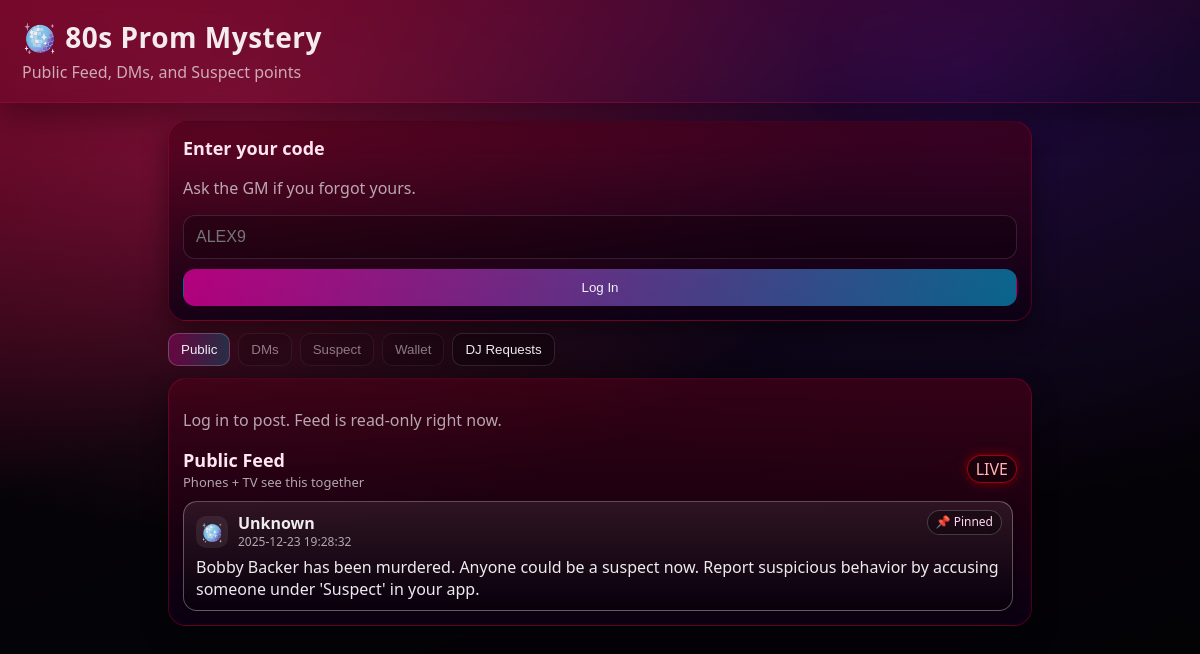
Page /app on the committed database.
### tables this page shows
CREATE TABLE messages (
            id INTEGER PRIMARY KEY AUTOINCREMENT,
            type TEXT NOT NULL,
            sender_id INTEGER,
            recipient_id INTEGER,
            body TEXT NOT NULL,
            is_anonymous INTEGER NOT NULL DEFAULT 0,
            is_read INTEGER NOT NULL DEFAULT 0,
            pinned INTEGER NOT NULL DEFAULT 0,
            ts DATETIME DEFAULT CURRENT_TIMESTAMP,
            FOREIGN KEY(sender_id) REFERENCES characters(id),
            FOREIGN KEY(recipient_id) REFERENCES characters(id)
        );

### app.py (the view, shortened to what this page needs)
@app.route("/app")
def player_app():
    character = get_logged_in_character()
    conn = get_db()
    phase_two = is_phase_two(conn)
    characters = conn.execute("""
        SELECT * FROM characters
        ORDER BY is_alive DESC, suspect_score DESC, id ASC
    """).fetchall()
    queued_files = {
        row["song_filename"]
        for row in conn.execute("""
            SELECT song_filename FROM jukebox_queue
            WHERE status IN ('queued', 'playing')
        """).fetchall()
    }
    dm_threads = []
    wallet_pending = []
    wallet_notifications = []
    wallet_pending_count = 0
    conn.close()
    public_messages = fetch_public_messages()
    songs = get_song_catalog()
    for s in songs:
        s["queued"] = s["filename"] in queued_files
    selected_dm = request.args.get("dm", type=int)
    error = request.args.get("error")
    tab = request.args.get("tab") or "feed"
    cooldown_remaining = 0
    thread_messages = []
    dm_unread_total = sum(t["unread_count"] for t in dm_threads) if character else 0
    selected_dm_name = None
    selected_dm_role = None
    selected_dm_avatar = None
    return render_template(
        "app.html",
        character=character,
        characters=characters,
        messages=public_messages,
        error=error,
        selected_dm=selected_dm,
        thread_messages=thread_messages,
        tab=tab,
        dm_threads=dm_threads,
        dm_unread_total=dm_unread_total,
        selected_dm_name=selected_dm_name,
        selected_dm_role=selected_dm_role,
        selected_dm_avatar=selected_dm_avatar,
        cooldown_remaining=cooldown_remaining,
        songs=songs,
        wallet_pending=wallet_pending,
        wallet_notifications=wallet_notifications,
        wallet_pending_count=wallet_pending_count,
        phase_two=phase_two,
    )

### app.py (called while the page is built, shortened)
def get_db():
    conn = sqlite3.connect(DB_PATH)
    conn.row_factory = sqlite3.Row
    conn.execute("PRAGMA foreign_keys = ON")
    return conn

def get_logged_in_character():
    char_id = session.get("character_id")
    if not char_id:
        return None

def is_phase_two(conn=None):
    owns_conn = False
    if conn is None:
        conn = get_db()
        owns_conn = True
    row = conn.execute("SELECT COUNT(*) AS cnt FROM characters WHERE is_alive = 0").fetchone()
    if owns_conn:
        conn.close()
    return bool(row and row["cnt"] > 0)

def fetch_public_messages(limit=50):
    conn = get_db()
    rows = conn.execute("""
        SELECT m.*, c.name AS sender_name, c.avatar_emoji
        FROM messages m
        LEFT JOIN characters c ON m.sender_id = c.id
        WHERE m.type = 'public'
        ORDER BY m.pinned DESC, m.ts DESC, m.id DESC
        LIMIT ?
    """, (limit,)).fetchall()
    conn.close()
    return rows

def get_song_catalog():
    if not JUKEBOX_DIR.exists():
        return []
    songs = []
    for path in JUKEBOX_DIR.iterdir():
        if not path.is_file():
            continue
        if path.suffix.lower() not in {".mp3", ".wav", ".ogg"}:
            continue
    songs.sort(key=lambda s: (s["artist"].lower(), s["title"].lower()))
    return [s for s in songs if s["filename"] != THRILLER_FILENAME]

@app.before_request
def ensure_tables():
    global _db_initialized
    if not _db_initialized:
        init_db()
        _db_initialized = True

### templates/app.html (shortened to what this page needs)
<!doctype html>
<html>
<head>
  <link rel="stylesheet" href="{{ url_for('static', filename='style.css') }}">
</head>
<body class="app {{ 'phase-two' if phase_two else 'phase-one' }}">
  <header class="topbar app-top">
    <div>
      <div class="title">🪩 80s Prom Mystery</div>
      <div class="subtitle">Public Feed, DMs, and Suspect points</div>
    </div>
  </header>
  <main class="app-shell" data-active-tab="{{ tab or 'feed' }}">
    {% if not character %}
      <section class="panel">
        <div class="panel-title">Enter your code</div>
        <p class="muted">Ask the GM if you forgot yours.</p>
        <form class="login-form" action="{{ url_for('app_login') }}" method="post">
          <input type="text" name="code" placeholder="ALEX9" maxlength="6" required autofocus />
          <button class="btn primary" type="submit">Log In</button>
        </form>
      </section>
    {% endif %}
    <div class="tab-row">
      <button class="tab-btn {% if (tab or 'feed') == 'feed' %}active{% endif %}" data-tab="feed">Public</button>
      <button class="tab-btn {% if (tab or 'feed') == 'dm' %}active{% endif %}" data-tab="dm" {% if not character %}disabled{% endif %}>
        DMs
      </button>
      <button class="tab-btn  " id="suspect-tab" data-tab="suspect" data-locked="{{ 0 if phase_two else 1 }}" {% if not character %}disabled{% endif %}>
        Suspect
      </button>
      <button class="tab-btn {% if (tab or 'feed') == 'wallet' %}active{% endif %}" data-tab="wallet" {% if not character %}disabled{% endif %}>
        Wallet
      </button>
      <button class="tab-btn {% if (tab or 'feed') == 'jukebox' %}active{% endif %}" data-tab="jukebox">
        DJ Requests
      </button>
    </div>
    <section class="panel tab-panel {% if (tab or 'feed') == 'feed' %}active{% endif %}" data-tab="feed">
      {% if character %}
        <div class="panel-title">Post to Public</div>
        <form class="post-form" action="{{ url_for('app_post') }}" method="post">
          <textarea name="content" rows="3" placeholder="Share a clue, alibi, or rumor…" maxlength="280" required></textarea>
          <div class="form-row">
            <label class="checkbox">
              <input type="checkbox" name="anonymous">
              <span>Post as Anonymous</span>
            </label>
            <div class="actions">
              <button class="btn" type="button" onclick="document.querySelector('.post-form textarea').value=''">Clear</button>
              <button class="btn primary" type="submit">Post Public</button>
            </div>
          </div>
        </form>
      {% else %}
        <p class="muted">Log in to post. Feed is read-only right now.</p>
      {% endif %}
      <div class="panel-head">
        <div>
          <div class="panel-title">Public Feed</div>
          <div class="panel-subtitle">Phones + TV see this together</div>
        </div>
        <div class="pill live">LIVE</div>
      </div>
      <div class="message-list" id="app-feed">
        {% for m in messages %}
          <article class="message-card {% if m.pinned %}pinned{% endif %}">
            <div class="message-meta">
              <div class="avatar small">
                {% if m.is_anonymous %}👤{% else %}{{ m.avatar_emoji or "🪩" }}{% endif %}
              </div>
              <div>
                <div class="message-author">
                  {% if m.is_anonymous %}Anonymous{% else %}{{ m.sender_name or "Unknown" }}{% endif %}
                </div>
                <div class="message-time">{{ m.ts }}</div>
              </div>
            </div>
            <div class="message-content">{{ m.body }}</div>
            {% if m.pinned %}<div class="pin-label">📌 Pinned</div>{% endif %}
          </article>
        {% else %}
          <div class="muted">No messages yet. Be the first to post.</div>
        {% endfor %}
      </div>
    </section>
  </main>
</body>
</html>

### rows in the picture
messages: avatar_emoji "🪩", sender_name "Unknown", ts "2025-12-23 19:28:32", body "Bobby Backer has been murdered. Anyone could be a suspect now. Report suspicious behavior by accusing someone under 'Suspect' in your app.", pinned "📌 Pinned"
